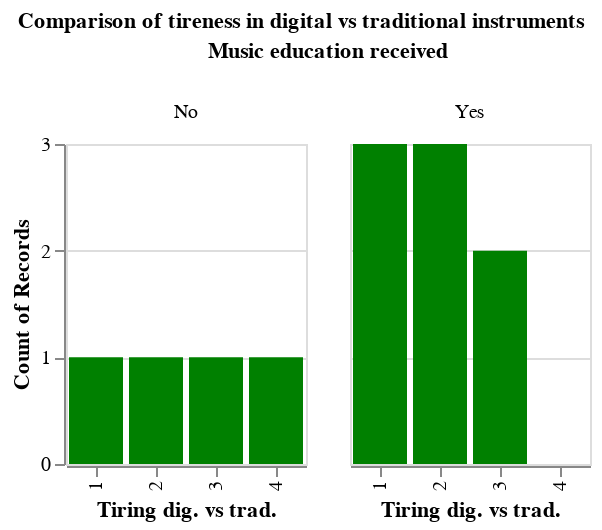

This figure's notebook cell:
### Code cell
# Crear el histograma
histogram = alt.Chart(data).mark_bar(color = 'green').encode(
    x=alt.X('How tiring is it to play music with this system when compared to musical instruments? :N', title='Tiring dig. vs trad.'),
    y='count():O',
    column='Music education received:N'
).properties(
    title=alt.TitleParams(
        text='Comparison of tireness in digital vs traditional instruments',
        fontSize=11,
        anchor='middle',  # Ancla el título al centro
        align='center',  # Alinea el título al centro
        dy=-0  # Ajusta el desplazamiento vertical del título según sea necesario
    )
    #title='Histogram of Music Training and Likability'
).properties(width = 120,
             height = 160).configure_title(
    fontSize=11 
)
histogram

### Figure 1 — Vega-Lite specification as saved in the notebook (floating-point values rounded to 4 significant figures)
{"config": {"view": {"continuousWidth": 300, "continuousHeight": 300}, "title": {"fontSize": 11}}, "data": {"name": "data-6d4fa929756c76fdf24e9e554a8814c1"}, "mark": {"type": "bar", "color": "green"}, "encoding": {"column": {"field": "Music education received", "type": "nominal"}, "x": {"field": "How tiring is it to play music with this system when compared to musical instruments? ", "title": "Tiring dig. vs trad.", "type": "nominal"}, "y": {"aggregate": "count", "type": "ordinal"}}, "height": 160, "title": {"text": "Comparison of tireness in digital vs traditional instruments", "align": "center", "anchor": "middle", "dy": 0, "fontSize": 11}, "width": 120, "$schema": "https://vega.github.io/schema/vega-lite/v5.8.0.json", "datasets": {"data-6d4fa929756c76fdf24e9e554a8814c1": [{"Marca temporal": "5/07/2023 19:16:53", "Choose your language": "English", "Nickname": "adithi", "Age": 22, "Sex": "Female", "Music education received": "Yes", "How much previous practice and training does the performer need for performing with the instrument, when compared to a traditional musical instrument?": 2, "How much control does the performer have on the musical output? ": 3, "How much real-time feedback (e.g., visual, auditory) does the user receive from the system? ": 3, "How tiring is it to play music with this system when compared to musical instruments? ": 2, "Is it hard to play in tempo with the system when compared to musical instruments? ": 2, "Which approach between the rhythmic accompaniament and the note accompaniament do you consider more user-friendly?": 2, "What degree of synchronization do you find between gesture and sound?": 4}, {"Marca temporal": "5/07/2023 19:29:08", "Choose your language": "Spanish", "Nickname": "alberto", "Age": 26, "Sex": "Masculino", "Music education received": "Yes", "How much previous practice and training does the performer need for performing with the instrument, when compared to a traditional musical instrument?": 1, "How much control does the performer have on the musical output? ": 3, "How much real-time feedback (e.g., visual, auditory) does the user receive from the system? ": 4, "How tiring is it to play music with this system when compared to musical instruments? ": 1, "Is it hard to play in tempo with the system when compared to musical instruments? ": 4, "Which approach between the rhythmic accompaniament and the note accompaniament do you consider more user-friendly?": 2, "What degree of synchronization do you find between gesture and sound?": 2}, {"Marca temporal": "5/07/2023 19:44:09", "Choose your language": "English", "Nickname": "thomas", "Age": 26, "Sex": "Male", "Music education received": "No", "How much previous practice and training does the performer need for performing with the instrument, when compared to a traditional musical instrument?": 3, "How much control does the performer have on the musical output? ": 1, "How much real-time feedback (e.g., visual, auditory) does the user receive from the system? ": 3, "How tiring is it to play music with this system when compared to musical instruments? ": 2, "Is it hard to play in tempo with the system when compared to musical instruments? ": 5, "Which approach between the rhythmic accompaniament and the note accompaniament do you consider more user-friendly?": 1, "What degree of synchronization do you find between gesture and sound?": 3}, {"Marca temporal": "5/07/2023 19:55:03", "Choose your language": "English", "Nickname": "abishek", "Age": 26, "Sex": "Male", "Music education received": "Yes", "How much previous practice and training does the performer need for performing with the instrument, when compared to a traditional musical instrument?": 3, "How much control does the performer have on the musical output? ": 3, "How much real-time feedback (e.g., visual, auditory) does the user receive from the system? ": 4, "How tiring is it to play music with this system when compared to musical instruments? ": 3, "Is it hard to play in tempo with the system when compared to musical instruments? ": 2, "Which approach between the rhythmic accompaniament and the note accompaniament do you consider more user-friendly?": 1, "What degree of synchronization do you find between gesture and sound?": 2}, {"Marca temporal": "5/07/2023 20:09:27", "Choose your language": "English", "Nickname": "dilip", "Age": 28, "Sex": "Male", "Music education received": "Yes", "How much previous practice and training does the performer need for performing with the instrument, when compared to a traditional musical instrument?": 3, "How much control does the performer have on the musical output? ": 1, "How much real-time feedback (e.g., visual, auditory) does the user receive from the system? ": 2, "How tiring is it to play music with this system when compared to musical instruments? ": 3, "Is it hard to play in tempo with the system when compared to musical instruments? ": 5, "Which approach between the rhythmic accompaniament and the note accompaniament do you consider more user-friendly?": 1, "What degree of synchronization do you find between gesture and sound?": 2}, {"Marca temporal": "6/07/2023 12:57:58", "Choose your language": "Spanish", "Nickname": "Gon MT", "Age": 30, "Sex": "Masculino", "Music education received": "Yes", "How much previous practice and training does the performer need for performing with the instrument, when compared to a traditional musical instrument?": 2, "How much control does the performer have on the musical output? ": 2, "How much real-time feedback (e.g., visual, auditory) does the user receive from the system? ": 5, "How tiring is it to play music with this system when compared to musical instruments? ": 1, "Is it hard to play in tempo with the system when compared to musical instruments? ": 4, "Which approach between the rhythmic accompaniament and the note accompaniament do you consider more user-friendly?": 1, "What degree of synchronization do you find between gesture and sound?": 3}, {"Marca temporal": "8/07/2023 0:30:35", "Choose your language": "Spanish", "Nickname": "Marti", "Age": 21, "Sex": "Masculino", "Music education received": "Yes", "How much previous practice and training does the performer need for performing with the instrument, when compared to a traditional musical instrument?": 2, "How much control does the performer have on the musical output? ": 2, "How much real-time feedback (e.g., visual, auditory) does the user receive from the system? ": 5, "How tiring is it to play music with this system when compared to musical instruments? ": 1, "Is it hard to play in tempo with the system when compared to musical instruments? ": 2, "Which approach between the rhythmic accompaniament and the note accompaniament do you consider more user-friendly?": 1, "What degree of synchronization do you find between gesture and sound?": 4}, {"Marca temporal": "11/07/2023 13:31:07", "Choose your language": "Spanish", "Nickname": "María", "Age": 28, "Sex": "Femenino", "Music education received": "Yes", "How much previous practice and training does the performer need for performing with the instrument, when compared to a traditional musical instrument?": 1, "How much control does the performer have on the musical output? ": 2, "How much real-time feedback (e.g., visual, auditory) does the user receive from the system? ": 3, "How tiring is it to play music with this system when compared to musical instruments? ": 2, "Is it hard to play in tempo with the system when compared to musical instruments? ": 5, "Which approach between the rhythmic accompaniament and the note accompaniament do you consider more user-friendly?": 1, "What degree of synchronization do you find between gesture and sound?": 3}, {"Marca temporal": "11/07/2023 22:06:31", "Choose your language": "Spanish", "Nickname": "Marta", "Age": 23, "Sex": "Femenino", "Music education received": "No", "How much previous practice and training does the performer need for performing with the instrument, when compared to a traditional musical instrument?": 3, "How much control does the performer have on the musical output? ": 2, "How much real-time feedback (e.g., visual, auditory) does the user receive from the system? ": 3, "How tiring is it to play music with this system when compared to musical instruments? ": 1, "Is it hard to play in tempo with the system when compared to musical instruments? ": 4, "Which approach between the rhythmic accompaniament and the note accompaniament do you consider more user-friendly?": 1, "What degree of synchronization do you find between gesture and sound?": 4}, {"Marca temporal": "11/07/2023 22:11:20", "Choose your language": "Spanish", "Nickname": "Montse", "Age": 24, "Sex": "Femenino", "Music education received": "No", "How much previous practice and training does the performer need for performing with the instrument, when compared to a traditional musical instrument?": 2, "How much control does the performer have on the musical output? ": 3, "How much real-time feedback (e.g., visual, auditory) does the user receive from the system? ": 4, "How tiring is it to play music with this system when compared to musical instruments? ": 3, "Is it hard to play in tempo with the system when compared to musical instruments? ": 4, "Which approach between the rhythmic accompaniament and the note accompaniament do you consider more user-friendly?": 1, "What degree of synchronization do you find between gesture and sound?": 3}, {"Marca temporal": "12/07/2023 15:50:26", "Choose your language": "Spanish", "Nickname": "Corcu", "Age": 24, "Sex": "Masculino", "Music education received": "No", "How much previous practice and training does the performer need for performing with the instrument, when compared to a traditional musical instrument?": 2, "How much control does the performer have on the musical output? ": 1, "How much real-time feedback (e.g., visual, auditory) does the user receive from the system? ": 3, "How tiring is it to play music with this system when compared to musical instruments? ": 4, "Is it hard to play in tempo with the system when compared to musical instruments? ": 4, "Which approach between the rhythmic accompaniament and the note accompaniament do you consider more user-friendly?": 1, "What degree of synchronization do you find between gesture and sound?": 3}, {"Marca temporal": "12/07/2023 15:50:29", "Choose your language": "Spanish", "Nickname": "María Pérez ", "Age": 22, "Sex": "Femenino", "Music education received": "Yes", "How much previous practice and training does the performer need for performing with the instrument, when compared to a traditional musical instrument?": 1, "How much control does the performer have on the musical output? ": 2, "How much real-time feedback (e.g., visual, auditory) does the user receive from the system? ": 3, "How tiring is it to play music with this system when compared to musical instruments? ": 2, "Is it hard to play in tempo with the system when compared to musical instruments? ": 3, "Which approach between the rhythmic accompaniament and the note accompaniament do you consider more user-friendly?": 1, "What degree of synchronization do you find between gesture and sound?": 4}]}}
